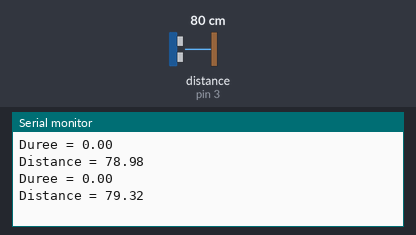
The sketch below on a simulated Arduino Uno, built with avr-gcc and run on an emulated ATmega328P. Parts: the last lines printed to the serial monitor. Wiring (inferred from the names in the program): ultrasonic range finder: trigger pin 2; echo pin 3. Inputs (shaded band) come from the test bench; at power-on: distance to the obstacle (sensor on pin 3) 80 cm. The echo pulse lasts 58.3 µs per cm.

Above: at 1.8 s.
1.9 s: distance to the obstacle (sensor on pin 3) set to 2 cm
At 2.7 s:
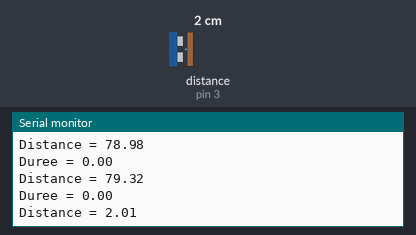
3.4 s: distance to the obstacle (sensor on pin 3) set to 4 cm
At 4.4 s:
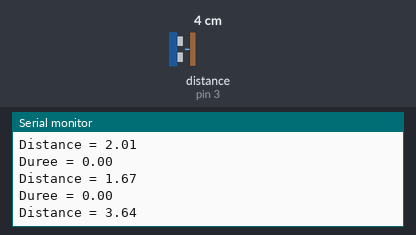
Timing chart, 0 to 6.4 s (numbered marks = the images above; inputs shaded):
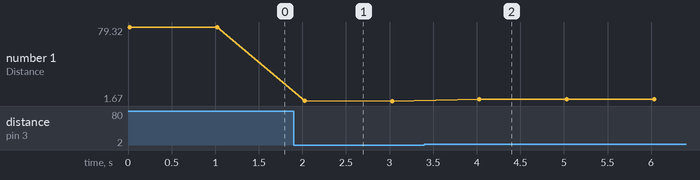

The sketch:

secondCode.ino
```cpp
#define VITESSE 340 //vitesse du son 340 m/s
const int USTrig = 2; // Déclencheur sur la broche 8
const int USEcho = 3; // Réception sur la broche 9

void setup() {
    pinMode(USTrig, OUTPUT);
    pinMode(USEcho, INPUT);
    digitalWrite(USTrig, LOW);
    Serial.begin(9600);
}
// setup()

void loop()
{
   // 1. Un état haut de 10 microsecondes est mis sur la broche "Trig"
   digitalWrite(USTrig, HIGH);
   delayMicroseconds(10); //on attend 10 µs
   // 2. On remet à l’état bas la broche Trig
   digitalWrite(USTrig, LOW);

   // 3. On lit la durée d’état haut sur la broche "Echo"
   unsigned long duree = pulseIn(USEcho, HIGH);

    // 4. On divise cette durée par deux pour n'avoir qu'un trajet
    duree = duree/2;

    // 5. On calcule la distance avec la formule d=v*t
    float temps = duree/1000000.0; //on met en secondes
    float distance = temps*VITESSE; //on multiplie par la vitesse, d=t*v

    // 6. On affiche la distance
    Serial.print("Duree = ");
    Serial.println(temps); //affiche le temps de vol d'un trajet en secondes
    Serial.print("Distance = ");
    Serial.println(distance*100); //affiche la distance mesurée (en mètres)


   // petite pause
   delay(1000);
}
```

Measured:
- after the input at 1.9 s, the serial monitor: prints a new line after 0.13 s (image 1)
- after the input at 3.4 s, the serial monitor: prints a new line after 0.63 s (image 2)
- plotted number 1: 79.32 → 1.67 after the input at 1.9 s, 1.67 → 3.64 after the input at 3.4 s
